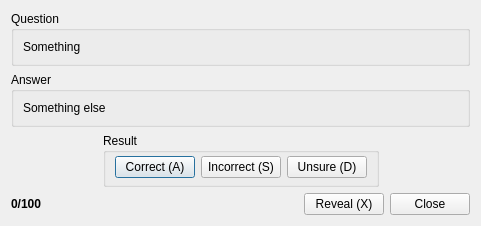
<?xml version="1.0" encoding="UTF-8"?>
<ui version="4.0">
 <class>QuizDialog</class>
 <widget class="QDialog" name="QuizDialog">
  <property name="geometry">
   <rect>
    <x>0</x>
    <y>0</y>
    <width>481</width>
    <height>212</height>
   </rect>
  </property>
  <property name="windowTitle">
   <string>Quiz</string>
  </property>
  <layout class="QVBoxLayout" name="verticalLayout">
   <item>
    <widget class="QGroupBox" name="groupBox">
     <property name="title">
      <string>Question</string>
     </property>
     <layout class="QHBoxLayout" name="horizontalLayout">
      <item>
       <widget class="QLabel" name="questionLabel">
        <property name="text">
         <string>Something</string>
        </property>
        <property name="textInteractionFlags">
         <set>Qt::LinksAccessibleByMouse|Qt::TextSelectableByMouse</set>
        </property>
       </widget>
      </item>
     </layout>
    </widget>
   </item>
   <item>
    <widget class="QGroupBox" name="groupBox_2">
     <property name="title">
      <string>Answer</string>
     </property>
     <layout class="QHBoxLayout" name="horizontalLayout_2">
      <item>
       <widget class="QLabel" name="answerLabel">
        <property name="text">
         <string>Something else</string>
        </property>
        <property name="textInteractionFlags">
         <set>Qt::LinksAccessibleByMouse|Qt::TextSelectableByMouse</set>
        </property>
       </widget>
      </item>
     </layout>
    </widget>
   </item>
   <item>
    <layout class="QHBoxLayout" name="horizontalLayout_5">
     <item>
      <spacer name="horizontalSpacer_2">
       <property name="orientation">
        <enum>Qt::Horizontal</enum>
       </property>
       <property name="sizeHint" stdset="0">
        <size>
         <width>40</width>
         <height>20</height>
        </size>
       </property>
      </spacer>
     </item>
     <item>
      <widget class="QGroupBox" name="groupBox_3">
       <property name="title">
        <string>Result</string>
       </property>
       <layout class="QHBoxLayout" name="horizontalLayout_3">
        <property name="topMargin">
         <number>3</number>
        </property>
        <property name="bottomMargin">
         <number>6</number>
        </property>
        <item>
         <widget class="QPushButton" name="correctButton">
          <property name="text">
           <string>Correct (A)</string>
          </property>
         </widget>
        </item>
        <item>
         <widget class="QPushButton" name="incorrectButton">
          <property name="text">
           <string>Incorrect (S)</string>
          </property>
         </widget>
        </item>
        <item>
         <widget class="QPushButton" name="unsureButton">
          <property name="text">
           <string>Unsure (D)</string>
          </property>
         </widget>
        </item>
       </layout>
      </widget>
     </item>
     <item>
      <spacer name="horizontalSpacer_3">
       <property name="orientation">
        <enum>Qt::Horizontal</enum>
       </property>
       <property name="sizeHint" stdset="0">
        <size>
         <width>40</width>
         <height>20</height>
        </size>
       </property>
      </spacer>
     </item>
    </layout>
   </item>
   <item>
    <layout class="QHBoxLayout" name="horizontalLayout_4">
     <item>
      <widget class="QLabel" name="progressLabel">
       <property name="font">
        <font>
         <weight>75</weight>
         <bold>true</bold>
        </font>
       </property>
       <property name="text">
        <string>0/100</string>
       </property>
      </widget>
     </item>
     <item>
      <spacer name="horizontalSpacer">
       <property name="orientation">
        <enum>Qt::Horizontal</enum>
       </property>
       <property name="sizeHint" stdset="0">
        <size>
         <width>40</width>
         <height>20</height>
        </size>
       </property>
      </spacer>
     </item>
     <item>
      <widget class="QPushButton" name="revealButton">
       <property name="text">
        <string>Reveal (X)</string>
       </property>
      </widget>
     </item>
     <item>
      <widget class="QPushButton" name="closeButton">
       <property name="text">
        <string>Close</string>
       </property>
      </widget>
     </item>
    </layout>
   </item>
  </layout>
 </widget>
 <resources>
  <include location="../res/mainform.qrc"/>
 </resources>
 <connections/>
</ui>
